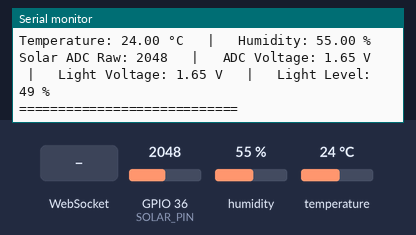
Bench run of a sketch on a simulated ESP32. Shown: the last lines printed to the serial monitor. Inputs (shaded band) come from the test bench; at power-on: humidity 55 %, GPIO 36 (SOLAR_PIN) = 2048, temperature 24 °C. WiFi joins after 1.5 s; servers stay silent unless stated.

Above: at 2.7 s.
2.8 s: WebSocket text "1" received
4.5 s: humidity set to 22 %
At 5.7 s:
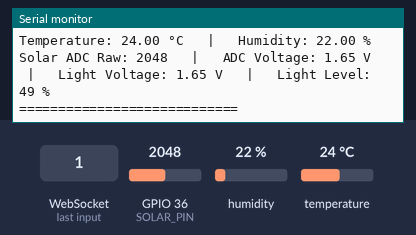
6.0 s: GPIO 36 (SOLAR_PIN) set to 2866
At 7.2 s:
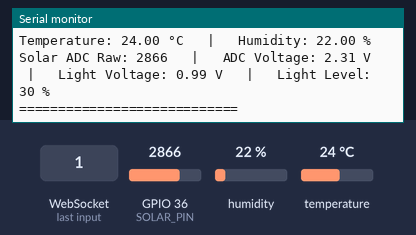
7.5 s: temperature set to 12 °C
At 8.5 s:
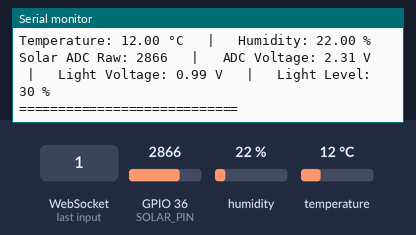
9.0 s: WebSocket text "0" received
10.5 s: GPIO 36 (SOLAR_PIN) set to 3603
At 11.5 s:
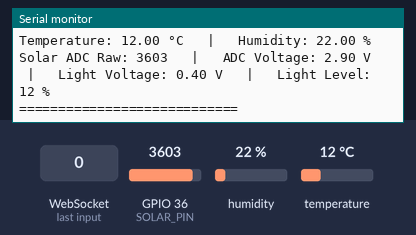
Timing chart, 0 to 13.0 s (numbered marks = the images above; inputs shaded):
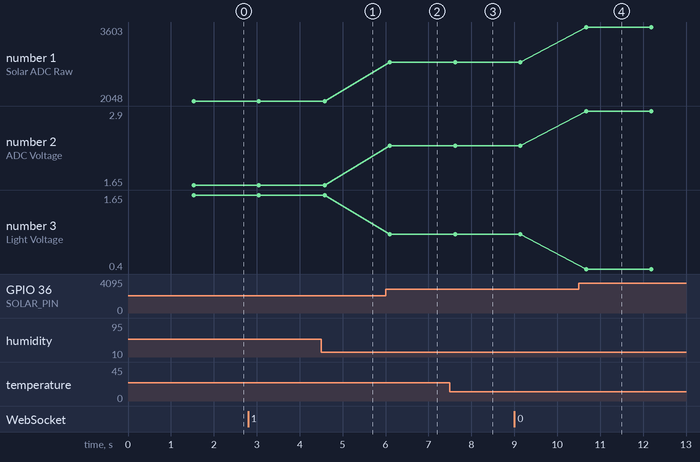

The sketch:

dht-solar.ino
```cpp
#include "DHT.h"
#include <WiFi.h>
#include <WebSocketsServer.h>

// ---------- Pin Definitions ----------
#define DHTPIN      21        // DHT11 data pin
#define DHTTYPE     DHT11
#define SOLAR_PIN   36        // ADC1_CH0 (VP pin)

// ---------- WiFi Credentials ----------
const char* ssid = "vivo T3x 5G";
const char* password = "12345678";

DHT dht(DHTPIN, DHTTYPE);
WebSocketsServer webSocket = WebSocketsServer(81);

void webSocketEvent(uint8_t num, WStype_t type, uint8_t * payload, size_t length) {
  switch(type) {
    case WStype_DISCONNECTED:
      Serial.printf("[%u] Disconnected!\n", num);
      break;
    case WStype_CONNECTED:
      {
        IPAddress ip = webSocket.remoteIP(num);
        Serial.printf("[%u] Connected from %d.%d.%d.%d\n", num, ip[0], ip[1], ip[2], ip[3]);
      }
      break;
    case WStype_TEXT:
      Serial.printf("[%u] Received: %s\n", num, payload);
      break;
  }
}

void setup() {
  Serial.begin(115200);
  dht.begin();

  // ---------- Connect to WiFi ----------
  Serial.println("\nConnecting to WiFi...");
  WiFi.begin(ssid, password);

  while (WiFi.status() != WL_CONNECTED) {
    delay(500);
    Serial.print(".");
  }

  Serial.println("\nWiFi Connected!");
  Serial.print("IP Address: ");
  Serial.println(WiFi.localIP());

  // ---------- Start WebSocket Server ----------
  webSocket.begin();
  webSocket.onEvent(webSocketEvent);
  Serial.println("WebSocket server started on port 81");
}

void loop() {
  webSocket.loop();

  // ---------- Read DHT11 ----------
  float temperature = dht.readTemperature();
  float humidity    = dht.readHumidity();

  // Check if DHT read failed
  if (isnan(temperature) || isnan(humidity)) {
    Serial.println("Error reading DHT11!");
    delay(1500);
    return;
  }

  // ---------- Read Solar Sensor ----------
  int adcValue = analogRead(SOLAR_PIN);             // Raw ADC (0–4095)
  float adcVoltage = adcValue * (3.3 / 4095.0);     // Convert to voltage
  float lightVoltage = 3.3 - adcVoltage;            // Inverted reading
  int lightPercent = map(adcValue, 4095, 0, 0, 100); // 0–100%

  // ---------- Print Output ----------
  Serial.println("===== SENSOR READINGS =====");

  Serial.print("Temperature: ");
  Serial.print(temperature);
  Serial.print(" °C   |   Humidity: ");
  Serial.print(humidity);
  Serial.println(" %");

  Serial.print("Solar ADC Raw: ");
  Serial.print(adcValue);

  Serial.print("   |   ADC Voltage: ");
  Serial.print(adcVoltage);
  Serial.print(" V");

  Serial.print("   |   Light Voltage: ");
  Serial.print(lightVoltage);
  Serial.print(" V");

  Serial.print("   |   Light Level: ");
  Serial.print(lightPercent);
  Serial.println(" %");

  Serial.println("============================\n");

  // ---------- Send Data via WebSocket ----------
  String jsonData = "{";
  jsonData += "\"temperature\":" + String(temperature) + ",";
  jsonData += "\"humidity\":" + String(humidity) + ",";
  jsonData += "\"adcValue\":" + String(adcValue) + ",";
  jsonData += "\"adcVoltage\":" + String(adcVoltage) + ",";
  jsonData += "\"lightVoltage\":" + String(lightVoltage) + ",";
  jsonData += "\"lightPercent\":" + String(lightPercent);
  jsonData += "}";

  webSocket.broadcastTXT(jsonData);

  delay(1500); // 1.5 sec delay
}
```

Measured:
- after the input at 4.5 s, the serial monitor: prints a new line after 0.08 s (image 1)
- after the input at 6.0 s, the serial monitor: prints a new line after 0.09 s (image 2)
- after the input at 7.5 s, the serial monitor: prints a new line after 0.13 s (image 3)
- after the input at 10.5 s, the serial monitor: prints a new line after 0.18 s (image 4)
- plotted number 1: 2048 → 2866 after the input at 6.0 s, 2866 → 3603 after the input at 10.5 s
- plotted number 2: 1.65 → 2.31 after the input at 6.0 s, 2.31 → 2.9 after the input at 10.5 s
- plotted number 3: 1.65 → 0.99 after the input at 6.0 s, 0.99 → 0.4 after the input at 10.5 s
